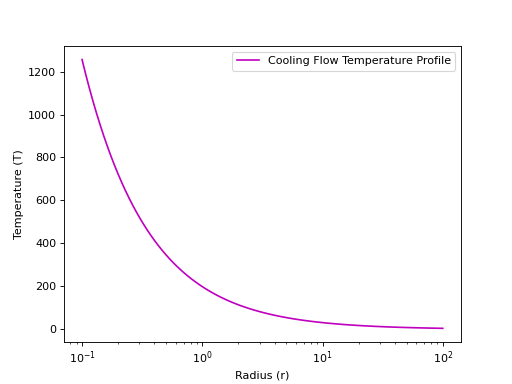

Source code (Python):
import numpy as np
import matplotlib.pyplot as plt
from pisces.profiles.temperature import CoolingFlowTemperatureProfile
#
r = np.logspace(-1, 2, 100)
profile = CoolingFlowTemperatureProfile(T_0=5.0, r_c=100.0, a=0.8)
T = profile(r)
#
_ = plt.semilogx(r, T, 'm-', label='Cooling Flow Temperature Profile')
_ = plt.xlabel('Radius (r)')
_ = plt.ylabel('Temperature (T)')
_ = plt.legend()
plt.show()
